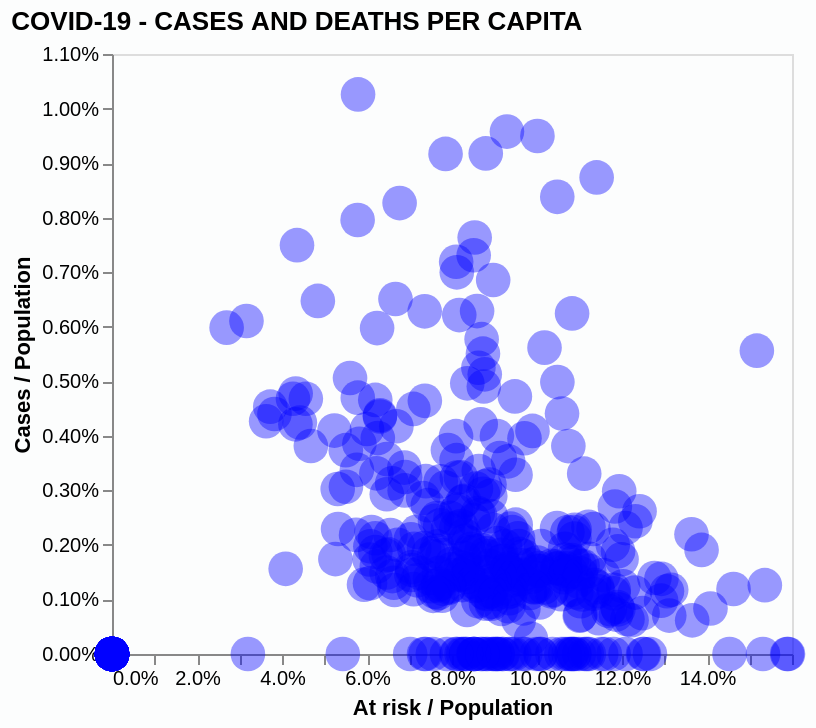

The specification (Vega-Lite) saved for this image:
### Vega-Lite specification from a JSON file in a GitHub repository (floating-point values rounded to 4 significant figures; data arrays with more than 128 entries replaced by an {"elided": "..."} marker saying what was removed)
{"$schema": "https://vega.github.io/schema/vega-lite/v5.json", "description": "Covid-19 data, from ECDC", "data": {"values": {"elided": "439 records"}}, "encoding": {"x": {"field": "risk_share", "type": "quantitative", "axis": {"title": "At risk / Population", "grid": false, "tickCount": 14, "format": ".1%", "labelOverlap": "greedy"}}, "y": {"field": "cases_pop", "type": "quantitative", "axis": {"title": "Cases / Population", "grid": false, "format": ".2%"}}, "size": {"value": 300}, "tooltip": [{"field": "areaname", "type": "ordinal", "title": "Location"}, {"field": "cases_pop", "type": "nominal", "title": "Cases % population", "format": ".2%"}, {"field": "risk_share", "type": "nominal", "title": "75+, % population", "format": ".2%"}]}, "title": {"text": "COVID-19 - CASES AND DEATHS PER CAPITA", "anchor": "start", "color": "black"}, "config": {"background": "#FcFdFd"}, "height": 300, "width": 340, "mark": {"type": "circle", "opacity": 0.4, "color": "blue"}}
